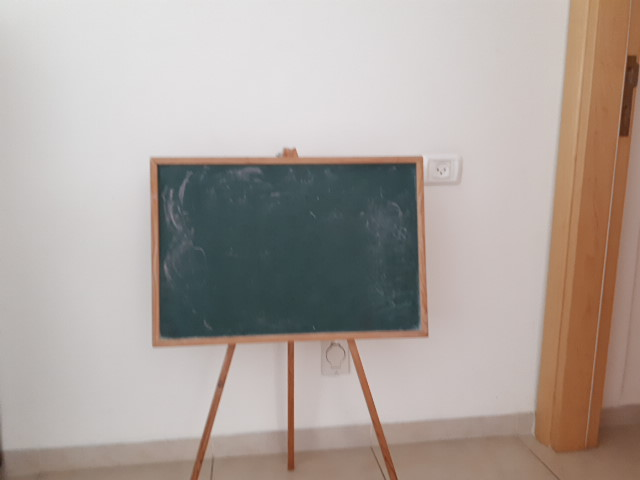
#> input picture IMG_20180908_114019.jpg, 640 x 480 px
$ jupyter execute shi_tomasi.ipynb
#> lines starting #> are read from the running program, lines starting #| are printed output that depends on the picture; after the words box and inside, x2 and y2 are one past the last pixel; in counts of white or black regions, pixels touching at a corner belong together
### experiments/utils.py
from matplotlib import pyplot as plt
import cv2


def imshow(title, img, size=8, gray=False):
    'display opencv image'

    fig = plt.figure(figsize=(size, size))
    if gray:
        plt.imshow(img, cmap='gray')
    else:
        plt.imshow(img[:, :, ::-1])
    plt.title(title + "\n" + str(img.dtype))
    plt.show()


# [29 lines left out: functions color_hist, get_clicked_points, not called in this run]

### experiments/shi_tomasi.ipynb
[cell 1]
import cv2
import numpy as np
from utils import imshow

[cell 2]
img = cv2.imread('../IMG_20180908_114019.jpg')
#> img is the input picture: shape (480, 640, 3); mean B, G, R 157, 163.1, 173.3
gray = cv2.cvtColor(img, cv2.COLOR_BGR2GRAY)
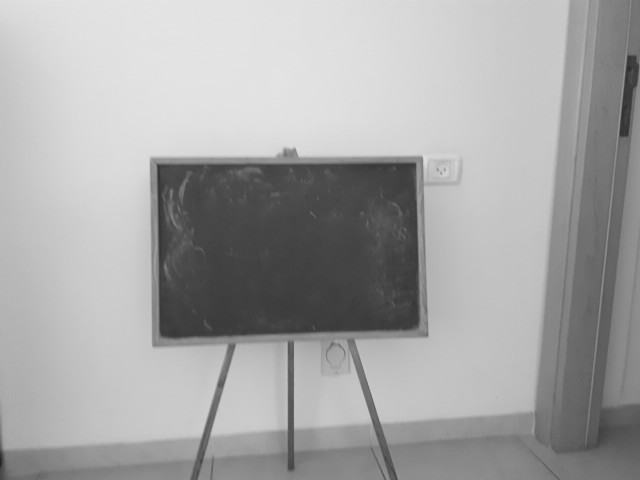
#> gray: shape (480, 640); min 33, max 230, mean 165.5

imshow("original", img)
imshow("gray", gray, gray=True)

[cell 3]
corners = cv2.goodFeaturesToTrack(gray, 4, 0.10, 10)
#> corners = [[158, 165], [294, 149], [415, 163], [427, 336]]
corners = np.int0(corners)

c_img = img.copy()

for i in corners:
    x, y = i.ravel()
    cv2.circle(c_img, (x,y), 3, 255, -1)
#> this loop made 4 passes
#> c_img: shape (480, 640, 3); 0.04% of pixels changed, all inside (x1, y1, x2, y2) = (155, 146, 431, 340)

imshow("corners", c_img)


$ run again, with IMG_20180908_114025.jpg copied over IMG_20180908_114019.jpg
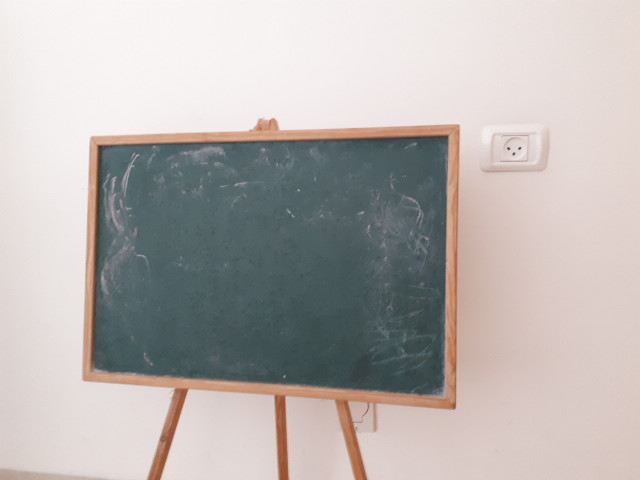
#> input picture IMG_20180908_114025.jpg, 640 x 480 px
#> img is the input picture: shape (480, 640, 3); mean B, G, R 176.7, 179.4, 185.1
#> `gray = cv2.cvtColor(img, cv2.COLOR_BGR2GRAY)`:
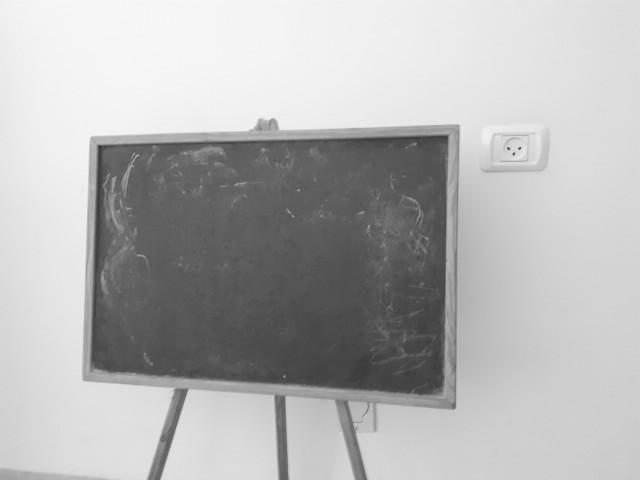
#> gray: shape (480, 640); min 47, max 249, mean 180.9
#> corners = [[508, 148], [519, 148], [98, 146], [284, 376]]
#> the loop `for i in corners:` made 4 passes
